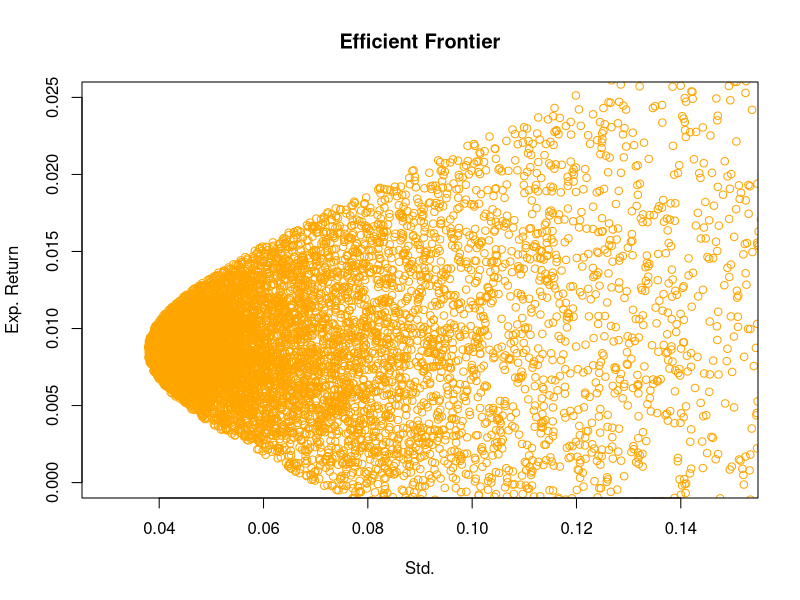

R code for this plot:

      "The aim of this excericse was to create an effiecient frontier, à la Markowitz, by randomly generating 10000 portfolios.
      The efficient frontier can be used to find the optimal combination of asstes that maximise the return of the portfolio, while minimising
      the risk (standart deviation). These efficient portfolios are located on the upwards sloping outer rim of the hyperbola, this part depicts
      the efficient frontier."

# Static vectors names

stock_names <- c("GSK", "BP", "Unilever", "Rolls Royce")
weight_names <- c("weight1", "weight2", "weight3", "weight4")
risk_and_return_names <- c("Std.", "Exp. Return")

# Data 

variance_data <- c(0.00214, 0.00079, 0.00074, 0.00108, 0.00079, 0.00523, 0.00117, 0.00204, 0.00074, 0.00117, 0.00239, 0.00125, 0.00108, 0.00204, 0.00125, 0.00486)
portfolio_weights <- c(0.25, 0.25, 0.25, 0.25, 0, 0, 1, 0, 0.5, 0.5, 0, 0)
random_weights_simulation <- c(rnorm(40000, mean = 0, sd = 1))
mean_data <- c(0.0064, 0.0046, 0.0119, 0.0124)

# Defining matrices

random_weights_matrix <- matrix(random_weights_simulation, nrow = 10000, ncol = 4, byrow = TRUE)
portfolio_weights_matrix <- matrix(portfolio_weights, nrow = 3, byrow = TRUE)
V <- matrix(variance_data, nrow = 4, byrow = TRUE, dimnames = list(stock_names, stock_names))
mean_matrix <- matrix(mean_data, nrow = 1, byrow = TRUE)
risk_and_return <- matrix(, nrow = 10000, ncol = 2, byrow = TRUE)

# Naming the columns

colnames(portfolio_weights_matrix) <- weight_names
colnames(random_weights_matrix) <- weight_names
colnames(mean_matrix) <- stock_names
colnames(risk_and_return) <- risk_and_return_names

# Standardising the weights

row_sums <- matrix(rowSums(random_weights_matrix), nrow = 10000, byrow = TRUE)

system.time(for(row in 1:nrow(random_weights_matrix)) {
  
  row_sum <- row_sums[row,]
  
    for(colu in 1:ncol(random_weights_matrix)){
      
      random_weights_matrix[row, colu] <- random_weights_matrix[row, colu]/row_sum
      
    }
}
)


# Calculating the portfolio standart deviation and expected return.

for(row in 1:nrow(risk_and_return)){
  
  risk_and_return[row, 1] <- (matrix(random_weights_matrix[row,], nrow = 1, byrow = TRUE) %*% (V %*% t(matrix(random_weights_matrix[row,], nrow = 1, byrow = TRUE))))^0.5 
  risk_and_return[row, 2] <- mean_matrix %*% t(matrix(random_weights_matrix[row,], nrow = 1, byrow = TRUE))
  
}

# Plotting

plot(risk_and_return, xlim = c(0.03, 0.15), ylim = c(0, 0.025), main = "Efficient Frontier", pch=1, col = "orange")

